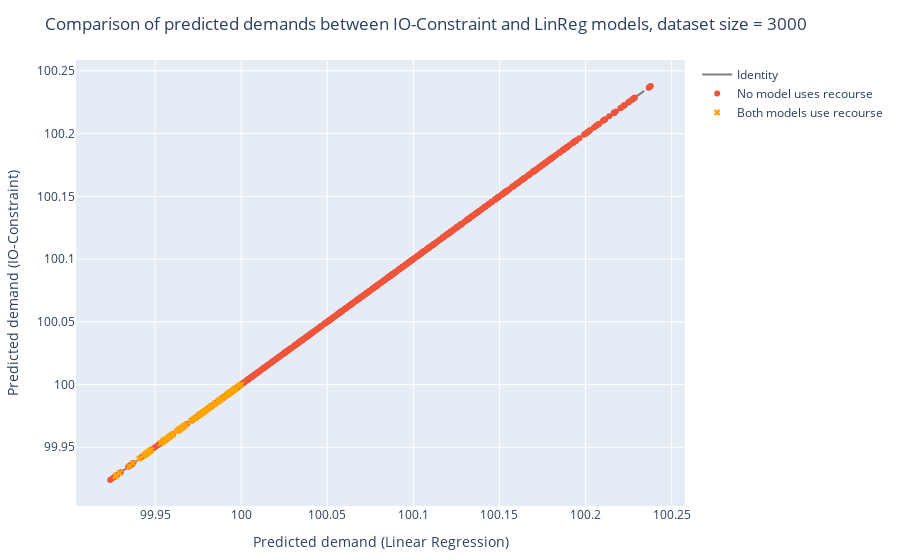

Notebook cell for this chart:
### Code cell
function categorise_compared_recourse(recourse_flow_io, recourse_flow_linreg)
    if recourse_flow_io .> 0 && recourse_flow_linreg .> 0
        return "both"
    elseif recourse_flow_io .> 0
        return "io"
    elseif recourse_flow_linreg > 0
        return "linreg"
    end
    
    return "none"
end

function plot_prediction_comparison(pred_compared, n_points, dataset)
    filtered = @chain pred_compared begin
        @subset(:n_points .== "$n_points")
        @subset(:dataset .== dataset)
        @subset(:pred_io .> 40)
        @transform(@byrow :recourse_use = categorise_compared_recourse(:recourse_io, :recourse_linreg))
    end

    mn, mx = extrema(vcat(filtered.pred_io, filtered.pred_linreg))
    t = mn:0.01:mx

    return plot(
        [
            scatter(x=t, y=t, mode="lines", name="Identity", line_color="gray"),
            scatter(filtered[filtered.recourse_use .== "none", :], x=:pred_linreg, y=:pred_io, marker_color="blue", mode="markers", name="No model uses recourse"),
            scatter(filtered[filtered.recourse_use .== "io", :], x=:pred_linreg, y=:pred_io, mode="markers", name="Only DFL-IO uses recourse"),
            scatter(filtered[filtered.recourse_use .== "both", :], x=:pred_linreg, y=:pred_io, marker_color="orange", marker_symbol="x", mode="markers", name="Both models use recourse"),
            scatter(filtered[filtered.recourse_use .== "linreg", :], x=:pred_linreg, y=:pred_io, mode="markers", name="Only LinReg uses recourse"),
        ],
        Layout(
            xaxis_title="Predicted demand (Linear Regression)",
            yaxis_title="Predicted demand (IO-Constraint)",
            title="Comparison of predicted demands between IO-Constraint and LinReg models, dataset size = $n_points"
        )
    )
end

plot_prediction_comparison(pred_compared, 3000, "all")

### Figure 1 — Plotly figure (JSON) as saved in the notebook; plotly's stock layout.template omitted (floating-point values rounded to 4 significant figures; data arrays with more than 128 entries replaced by an {"elided": "..."} marker saying what was removed)
{"data": [{"line": {"color": "gray"}, "mode": "lines", "name": "Identity", "type": "scatter", "x": [99.92, 99.93, 99.94, 99.95, 99.96, 99.97, 99.98, 99.99, 100.0, 100.0, 100.0, 100.0, 100.0, 100.1, 100.1, 100.1, 100.1, 100.1, 100.1, 100.1, 100.1, 100.1, 100.1, 100.2, 100.2, 100.2, 100.2, 100.2, 100.2, 100.2, 100.2, 100.2], "y": [99.92, 99.93, 99.94, 99.95, 99.96, 99.97, 99.98, 99.99, 100.0, 100.0, 100.0, 100.0, 100.0, 100.1, 100.1, 100.1, 100.1, 100.1, 100.1, 100.1, 100.1, 100.1, 100.1, 100.2, 100.2, 100.2, 100.2, 100.2, 100.2, 100.2, 100.2, 100.2]}, {"mode": "markers", "name": "No model uses recourse", "type": "scatter", "x": {"elided": "822 float values"}, "y": {"elided": "822 float values"}}, {"mode": "markers", "name": "Only DFL-IO uses recourse", "type": "scatter", "x": [], "y": []}, {"marker": {"color": "orange", "symbol": "x"}, "mode": "markers", "name": "Both models use recourse", "type": "scatter", "x": [99.98, 99.99, 99.95, 99.97, 99.94, 99.97, 99.97, 99.96, 100.0, 99.99, 99.96, 99.97, 99.98, 99.98, 99.99, 99.94, 99.96, 99.95, 99.98, 99.98, 99.99, 99.99, 99.99, 99.98, 100.0, 99.96, 99.98, 99.96, 100.0, 99.98, 99.98, 99.99, 99.99, 99.98, 100.0, 99.95, 99.93, 99.97, 99.93, 99.99, 100.0, 99.96, 99.93, 99.97, 99.97, 99.99, 99.95, 99.94, 99.99, 99.98, 99.96, 99.93, 99.95, 100.0, 99.98, 100.0, 99.99, 99.95, 99.97, 99.99, 99.97, 99.95, 99.98, 99.94, 99.96, 99.95, 100.0, 99.94, 99.96, 99.96, 99.96, 99.99, 99.98, 99.99, 99.99, 100.0, 99.94, 99.99], "y": [99.98, 99.99, 99.95, 99.97, 99.94, 99.97, 99.97, 99.96, 100.0, 99.99, 99.96, 99.97, 99.98, 99.98, 99.99, 99.94, 99.96, 99.95, 99.98, 99.98, 99.99, 99.99, 99.99, 99.98, 100.0, 99.96, 99.98, 99.96, 100.0, 99.98, 99.98, 99.99, 99.99, 99.98, 100.0, 99.95, 99.93, 99.97, 99.93, 99.99, 100.0, 99.96, 99.93, 99.97, 99.97, 99.99, 99.95, 99.94, 99.99, 99.98, 99.96, 99.93, 99.95, 100.0, 99.98, 100.0, 99.99, 99.95, 99.97, 99.99, 99.97, 99.95, 99.98, 99.94, 99.96, 99.95, 100.0, 99.94, 99.96, 99.96, 99.96, 99.99, 99.98, 99.99, 99.99, 100.0, 99.94, 99.99]}, {"mode": "markers", "name": "Only LinReg uses recourse", "type": "scatter", "x": [], "y": []}], "layout": {"margin": {"b": 50, "l": 50, "r": 50, "t": 60}, "title": "Comparison of predicted demands between IO-Constraint and LinReg models, dataset size = 3000", "xaxis": {"title": {"text": "Predicted demand (Linear Regression)"}}, "yaxis": {"title": {"text": "Predicted demand (IO-Constraint)"}}}}
